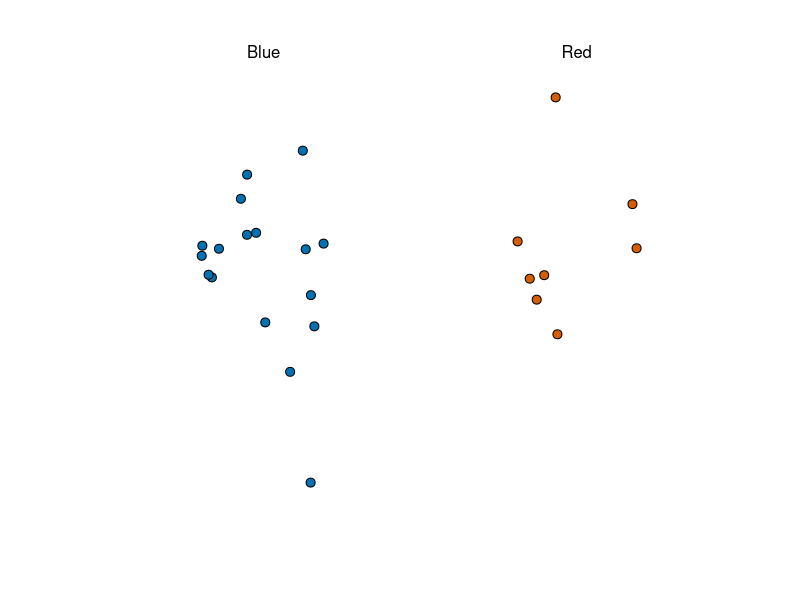
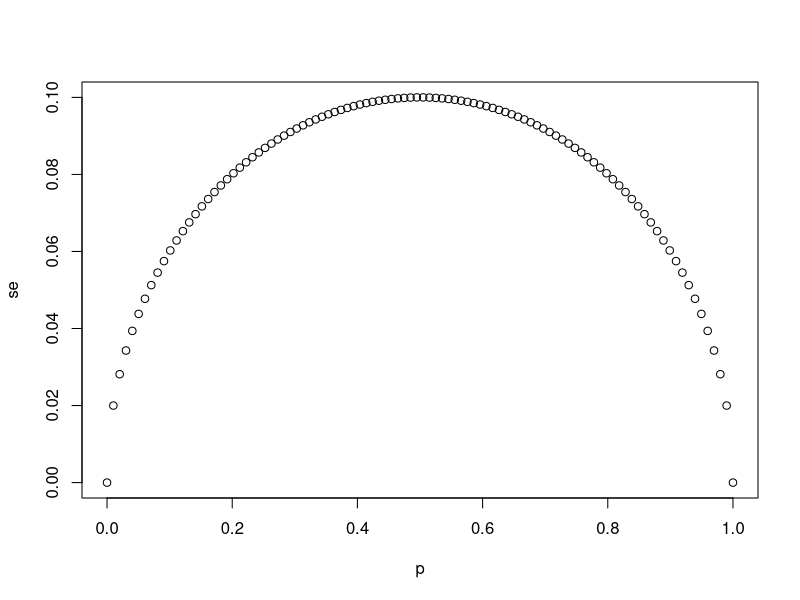
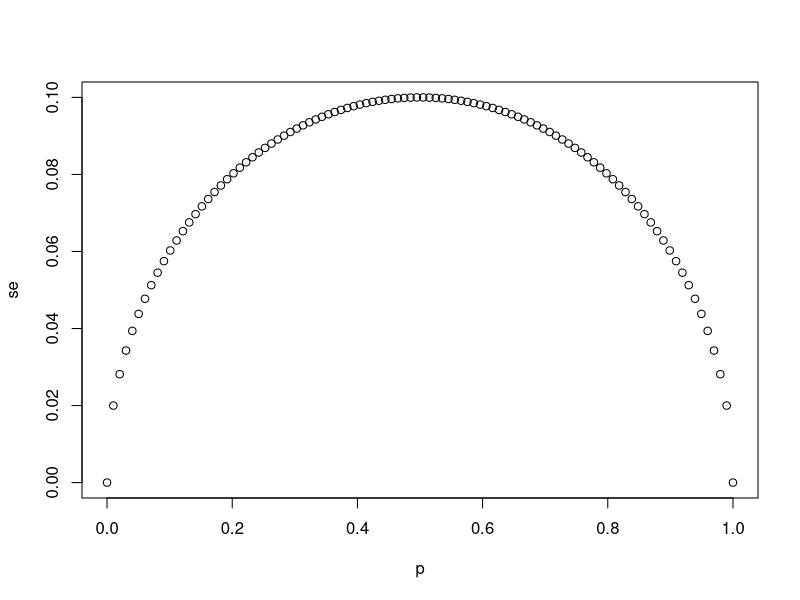
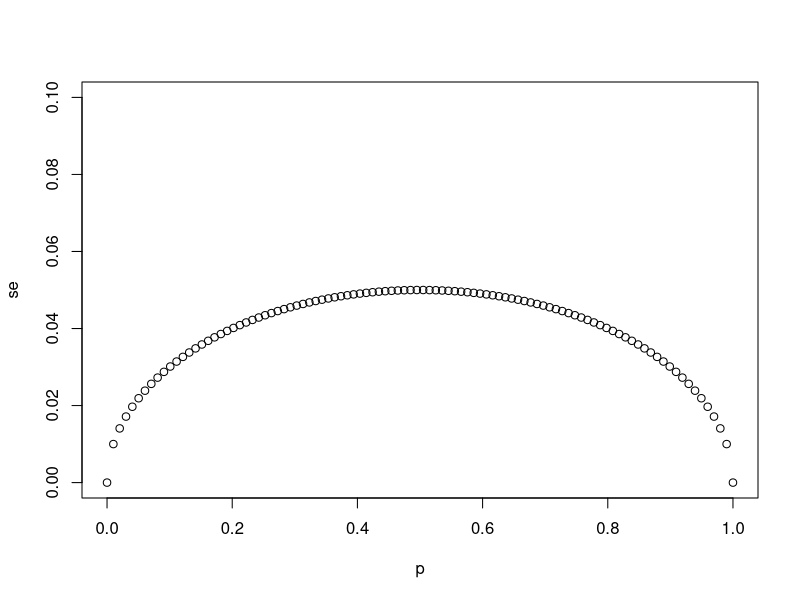
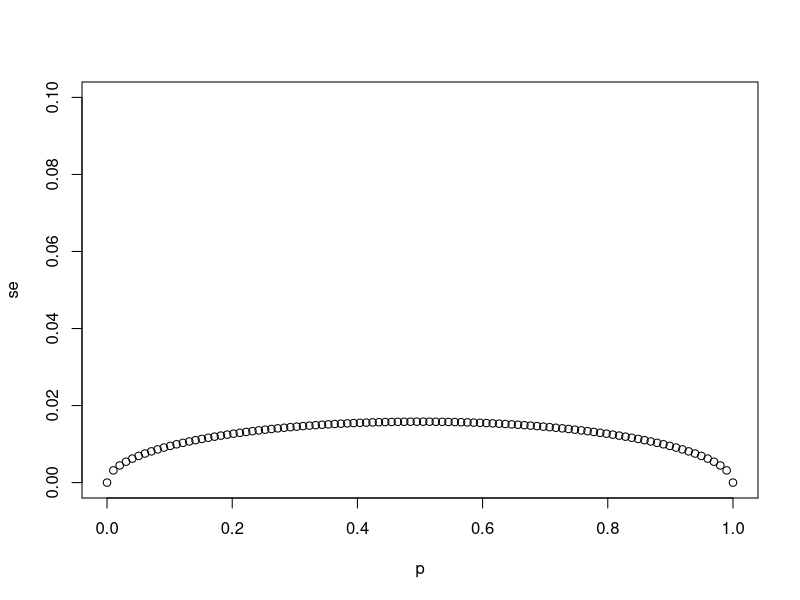

Reproduce these figures in R, in order.
# Exercise 5. se versus p

# Write a line of code that calculates the standard error se of a sample average when you poll 25 people in the population. Generate a sequence of 100 proportions of Democrats p that vary from 0 (no Democrats) to 1 (all Democrats).
# Plot se versus p for the 100 different proportions.

# Use the seq function to generate a vector of 100 values of p that range from 0 to 1.
# Use the sqrt function to generate a vector of standard errors for all values of p.
# Use the plot function to generate a plot with p on the x-axis and se on the y-axis.

# Sampling Model Parameters and Estimates
library(tidyverse)
library(dslabs)
take_poll(25)    # draw 25 beads

# `N` represents the number of people polled
N <- 25

# Create a variable `p` that contains 100 proportions ranging from 0 to 1 using the `seq` function
p <- seq(0,1, length.out = 100)
p

# Create a variable `se` that contains the standard error of each sample average
see <- function(p){
  se <- sqrt(p*(1-p)/N)
}
se <- sapply(p,see)
se
# Plot `p` on the x-axis and `se` on the y-axis
plot(p,se)

#===============================================================================
# Exercise 6. Multiple plots of se versus p

# Using the same code as in the previous exercise, create a for-loop that generates three plots of p versus se when the sample sizes equal N=25, N=100, and N=1000.

# Your for-loop should contain two lines of code to be repeated for three different values of N.
# The first line within the for-loop should use the sqrt function to generate a vector of standard errors se for all values of p.
# The second line within the for-loop should use the plot function to generate a plot with p on the x-axis and se on the y-axis.
# Use the ylim argument to keep the y-axis limits constant across all three plots. The lower limit should be equal to 0 and the upper limit should equal 0.1 (it can be shown that this value is the highest calculated standard error across all values of p and N).

# The vector `p` contains 100 proportions of Democrats ranging from 0 to 1 using the `seq` function
p <- seq(0, 1, length = 100)

# The vector `sample_sizes` contains the three sample sizes
sample_sizes <- c(25, 100, 1000)

# Write a for-loop that calculates the standard error `se` for every value of `p` for each of the three samples sizes `N` in the vector `sample_sizes`. Plot the three graphs, using the `ylim` argument to standardize the y-axis across all three plots.
for (i in sample_sizes){
  see <- function(p){
    se <- sqrt(p*(1-p)/i)
  }
  se <- sapply(p,see)
  se
  plot(p, se, ylim = c(0,0.1))
}
